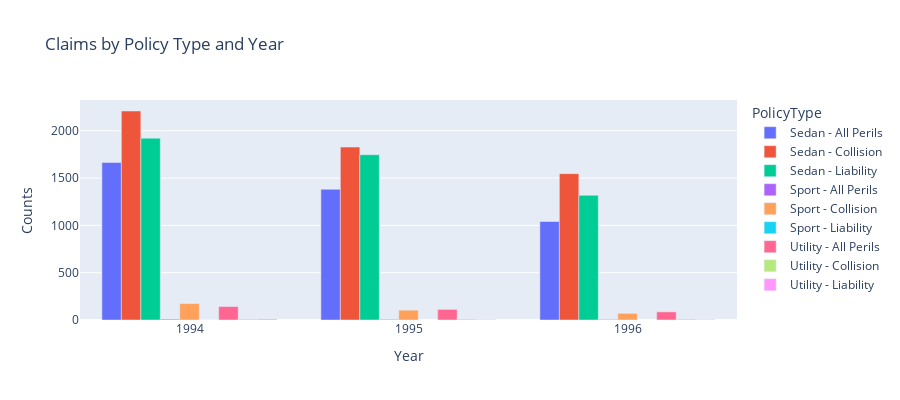

The cell this chart's notebook holds for it:
### Code cell
# Grouping by Policy Type and Year for claim counts
df_policy_type_year = data.groupby(["PolicyType", "Year"]).agg({"PolicyType":"count"})
df_policy_type_year.columns = ["Counts"]
df_policy_type_year.reset_index(inplace=True)

# Plot the results as a bar chart
fig = px.bar(df_policy_type_year, x="Year", y="Counts",
             color='PolicyType', barmode='group',
             height=400,
             title="Claims by Policy Type and Year")
fig.show()

### Figure 1 — Plotly figure (JSON) as saved in the notebook; plotly's stock layout.template omitted (floating-point values rounded to 4 significant figures)
{"data": [{"alignmentgroup": "True", "hovertemplate": "PolicyType=Sedan - All Perils<br>Year=%{x}<br>Counts=%{y}<extra></extra>", "legendgroup": "Sedan - All Perils", "marker": {"color": "#636efa", "pattern": {"shape": ""}}, "name": "Sedan - All Perils", "offsetgroup": "Sedan - All Perils", "orientation": "v", "showlegend": true, "textposition": "auto", "type": "bar", "x": [1994, 1995, 1996], "xaxis": "x", "y": [1664, 1382, 1041], "yaxis": "y"}, {"alignmentgroup": "True", "hovertemplate": "PolicyType=Sedan - Collision<br>Year=%{x}<br>Counts=%{y}<extra></extra>", "legendgroup": "Sedan - Collision", "marker": {"color": "#EF553B", "pattern": {"shape": ""}}, "name": "Sedan - Collision", "offsetgroup": "Sedan - Collision", "orientation": "v", "showlegend": true, "textposition": "auto", "type": "bar", "x": [1994, 1995, 1996], "xaxis": "x", "y": [2209, 1828, 1547], "yaxis": "y"}, {"alignmentgroup": "True", "hovertemplate": "PolicyType=Sedan - Liability<br>Year=%{x}<br>Counts=%{y}<extra></extra>", "legendgroup": "Sedan - Liability", "marker": {"color": "#00cc96", "pattern": {"shape": ""}}, "name": "Sedan - Liability", "offsetgroup": "Sedan - Liability", "orientation": "v", "showlegend": true, "textposition": "auto", "type": "bar", "x": [1994, 1995, 1996], "xaxis": "x", "y": [1922, 1747, 1318], "yaxis": "y"}, {"alignmentgroup": "True", "hovertemplate": "PolicyType=Sport - All Perils<br>Year=%{x}<br>Counts=%{y}<extra></extra>", "legendgroup": "Sport - All Perils", "marker": {"color": "#ab63fa", "pattern": {"shape": ""}}, "name": "Sport - All Perils", "offsetgroup": "Sport - All Perils", "orientation": "v", "showlegend": true, "textposition": "auto", "type": "bar", "x": [1994, 1995, 1996], "xaxis": "x", "y": [9, 7, 6], "yaxis": "y"}, {"alignmentgroup": "True", "hovertemplate": "PolicyType=Sport - Collision<br>Year=%{x}<br>Counts=%{y}<extra></extra>", "legendgroup": "Sport - Collision", "marker": {"color": "#FFA15A", "pattern": {"shape": ""}}, "name": "Sport - Collision", "offsetgroup": "Sport - Collision", "orientation": "v", "showlegend": true, "textposition": "auto", "type": "bar", "x": [1994, 1995, 1996], "xaxis": "x", "y": [174, 104, 70], "yaxis": "y"}, {"alignmentgroup": "True", "hovertemplate": "PolicyType=Sport - Liability<br>Year=%{x}<br>Counts=%{y}<extra></extra>", "legendgroup": "Sport - Liability", "marker": {"color": "#19d3f3", "pattern": {"shape": ""}}, "name": "Sport - Liability", "offsetgroup": "Sport - Liability", "orientation": "v", "showlegend": true, "textposition": "auto", "type": "bar", "x": [1994], "xaxis": "x", "y": [1], "yaxis": "y"}, {"alignmentgroup": "True", "hovertemplate": "PolicyType=Utility - All Perils<br>Year=%{x}<br>Counts=%{y}<extra></extra>", "legendgroup": "Utility - All Perils", "marker": {"color": "#FF6692", "pattern": {"shape": ""}}, "name": "Utility - All Perils", "offsetgroup": "Utility - All Perils", "orientation": "v", "showlegend": true, "textposition": "auto", "type": "bar", "x": [1994, 1995, 1996], "xaxis": "x", "y": [142, 112, 86], "yaxis": "y"}, {"alignmentgroup": "True", "hovertemplate": "PolicyType=Utility - Collision<br>Year=%{x}<br>Counts=%{y}<extra></extra>", "legendgroup": "Utility - Collision", "marker": {"color": "#B6E880", "pattern": {"shape": ""}}, "name": "Utility - Collision", "offsetgroup": "Utility - Collision", "orientation": "v", "showlegend": true, "textposition": "auto", "type": "bar", "x": [1994, 1995, 1996], "xaxis": "x", "y": [10, 10, 10], "yaxis": "y"}, {"alignmentgroup": "True", "hovertemplate": "PolicyType=Utility - Liability<br>Year=%{x}<br>Counts=%{y}<extra></extra>", "legendgroup": "Utility - Liability", "marker": {"color": "#FF97FF", "pattern": {"shape": ""}}, "name": "Utility - Liability", "offsetgroup": "Utility - Liability", "orientation": "v", "showlegend": true, "textposition": "auto", "type": "bar", "x": [1994, 1995, 1996], "xaxis": "x", "y": [11, 5, 5], "yaxis": "y"}], "layout": {"barmode": "group", "height": 400, "legend": {"title": {"text": "PolicyType"}, "tracegroupgap": 0}, "title": {"text": "Claims by Policy Type and Year"}, "xaxis": {"anchor": "y", "domain": [0, 1], "title": {"text": "Year"}}, "yaxis": {"anchor": "x", "domain": [0, 1], "title": {"text": "Counts"}}}}
